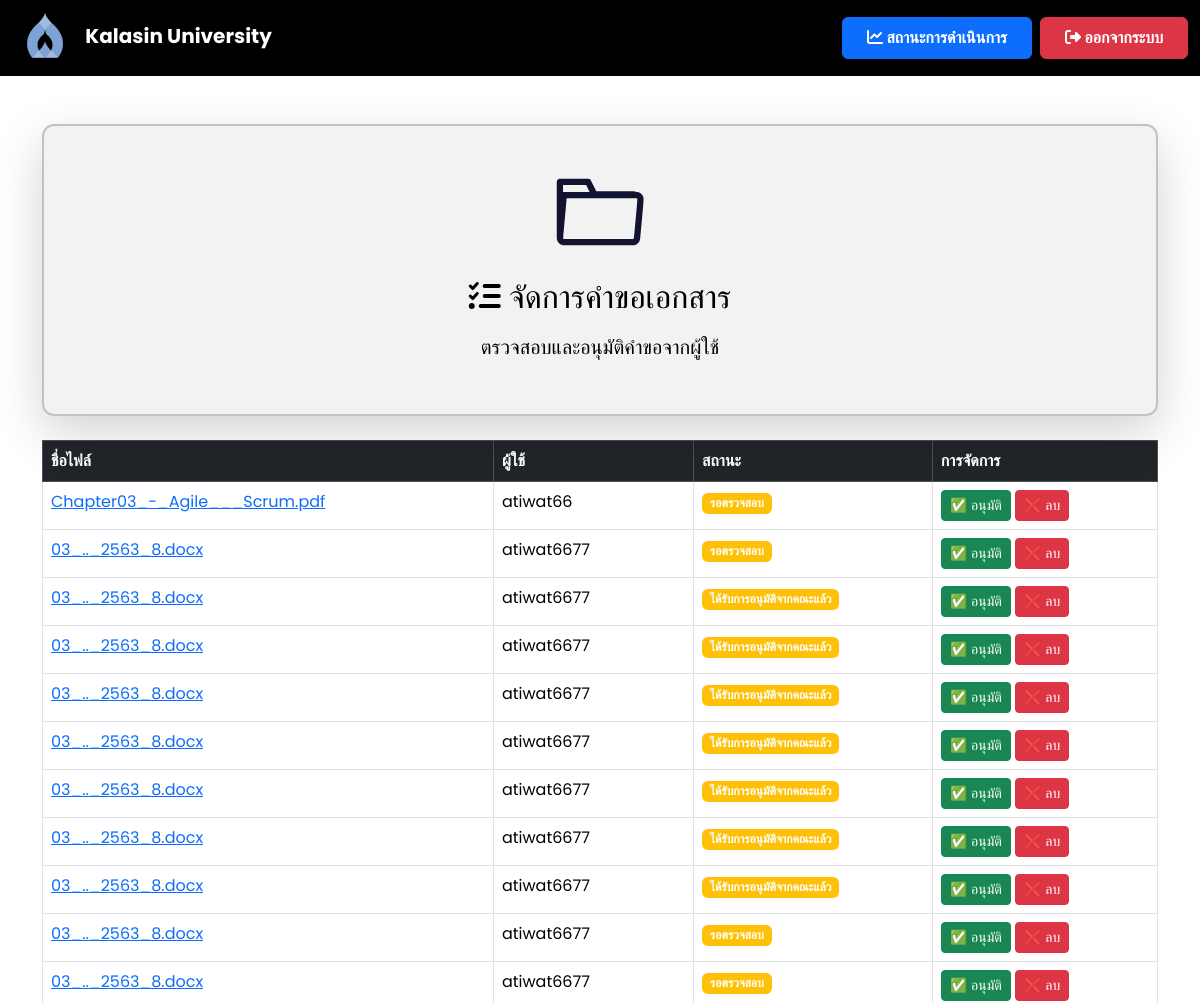
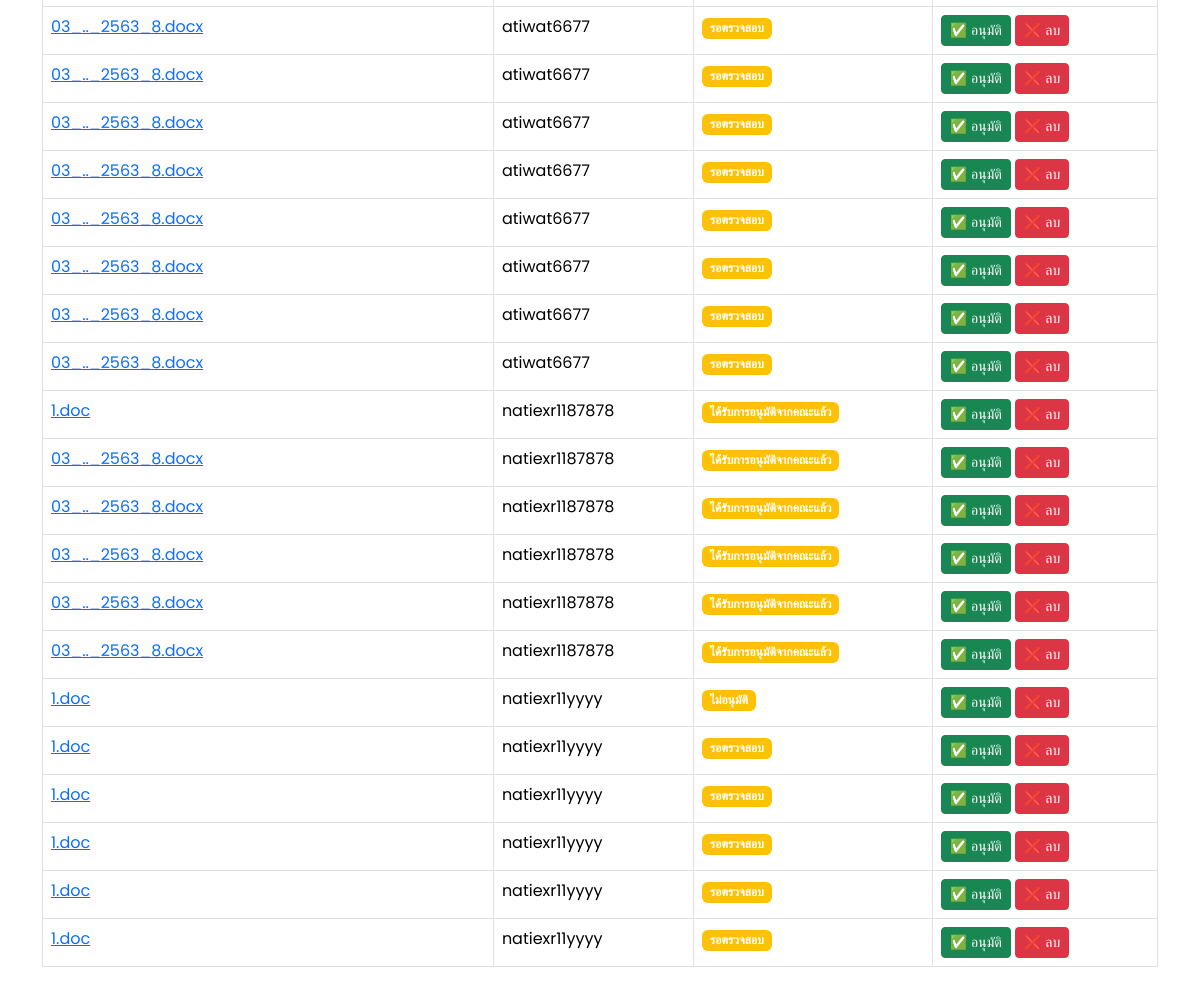
Page /manage_requests (signed in) on the committed database (2 pictures, top to bottom).
### models.py (models this page shows)
class File(db.Model):
    id = db.Column(db.Integer, primary_key=True)
    filename = db.Column(db.String(255), nullable=False)
    file_path = db.Column(db.String(255), nullable=True)
    status = db.Column(db.String(50), nullable=False, default="รอตรวจสอบ")
    comment = db.Column(db.Text, nullable=True)
    user_id = db.Column(db.Integer, db.ForeignKey('user.id'), nullable=False)
    upload_date = db.Column(db.DateTime, default=db.func.current_timestamp())
    review_date = db.Column(db.DateTime, nullable=True)
    approve_date = db.Column(db.DateTime, nullable=True)
    user = db.relationship('User', back_populates='files')

class User(db.Model):
    id = db.Column(db.Integer, primary_key=True)
    username = db.Column(db.String(100), nullable=False, unique=True)
    role = db.Column(db.String(50), nullable=False)
    faculty = db.Column(db.String(100), nullable=True)
    document_requests = db.relationship('DocumentRequest', back_populates='user', lazy=True)
    files = db.relationship('File', back_populates='user', lazy=True)  # ✅ เพิ่มตรงนี้

### app.py (the view)
@app.route('/manage_requests')
def manage_requests():
    if 'user_id' not in session or session.get('role') not in ['admin', 'admin_university']:
        flash("⚠️ กรุณาเข้าสู่ระบบก่อน!", "warning")
        return redirect(url_for('login'))  # ถ้าไม่ได้ login ให้กลับไปหน้า login
    files = File.query.all()
    response = make_response(render_template('manage_requests.html', files=files))
    response.headers['Cache-Control'] = 'no-store, no-cache, must-revalidate, max-age=0'
    response.headers['Pragma'] = 'no-cache'
    response.headers['Expires'] = '0'
    return response

### templates/manage_requests.html (shortened to what this page needs)
<!DOCTYPE html>
<html lang="th">
<head>
    <link href="https://cdn.jsdelivr.net/npm/bootstrap@5.3.3/dist/css/bootstrap.min.css" rel="stylesheet">
    <link rel="stylesheet" href="https://cdnjs.cloudflare.com/ajax/libs/font-awesome/6.4.2/css/all.min.css">
</head>
<body>
    <nav class="navbar navbar-expand-lg navbar-dark">
        <div class="container-fluid">
            <a class="navbar-brand ms-2" href="{{ url_for('faculty_dashboard') }}">
                <img src="{{ url_for('static', filename='images/Kalasin_University_Seal.svg.png') }}"
                     alt="Kalasin University Logo" style="height: 50px; margin-right: 10px;">
                <strong>Kalasin University</strong>
            </a>
            <div class="ms-auto d-flex">
                <a href="{{ url_for('status') }}" class="btn btn-primary fw-bold px-4 py-2 me-2">
                    <i class="fas fa-chart-line"></i> สถานะการดำเนินการ
                </a>
                <a href="{{ url_for('logout') }}" class="btn btn-danger fw-bold px-4 py-2">
                    <i class="fas fa-sign-out-alt"></i> ออกจากระบบ
                </a>
            </div>
        </div>
    </nav>
<div class="container mt-5 d-flex justify-content-center">
    <div class="card shadow-lg" style="width: 1500px;">
        <div class="card-body d-flex flex-column align-items-center text-center">
            <img src="static/images/diiodid.gif" alt="Document Management" class="img-fluid mb-3" style="width: 100px; height: 100px;">
            <div>
                <h2 class="mb-3"><i class="fas fa-tasks"></i> จัดการคำขอเอกสาร</h2>
                <p class="lead">ตรวจสอบและอนุมัติคำขอจากผู้ใช้</p>
            </div>
        </div>
    </div>
</div>
    <div class="container mt-4">
        <table class="table table-bordered mt-3">
            <thead class="table-dark">
                <tr>
                    <th>ชื่อไฟล์</th>
                    <th>ผู้ใช้</th>
                    <th>สถานะ</th>
                    <th>การจัดการ</th>
                </tr>
            </thead>
            <tbody>
                {% for file in files %}
                <tr>
                    <td>
                        <a href="{{ url_for('uploaded_file', filename=file.filename) }}" target="_blank">
                            {{ file.filename }}
                        </a>
                    </td>
                    <td>{{ file.user.username }}</td>
                    <td>
                        <span class="badge {% if file.status == 'อนุมัติแล้ว' %} bg-success {% else %} bg-warning {% endif %}">
                            {{ file.status }}
                        </span>
                    </td>
                    <td>
                        {% if file.status != 'อนุมัติแล้ว' %}
                        <a href="{{ url_for('approve_file', file_id=file.id) }}" class="btn btn-success btn-sm">
                            ✅ อนุมัติ
                        </a>
                        {% endif %}
                        <a href="{{ url_for('delete_file', file_id=file.id) }}" class="btn btn-danger btn-sm"
                           onclick="return confirm('คุณแน่ใจหรือไม่ว่าต้องการลบไฟล์นี้?');">
                            ❌ ลบ
                        </a>
                    </td>
                </tr>
                {% else %}
                <tr>
                    <td colspan="4" class="text-center text-muted">ยังไม่มีคำขอเอกสาร</td>
                </tr>
                {% endfor %}
            </tbody>
        </table>
    </div>
</body>
</html>

### templates/manage_requests.html (style rules this page uses)
body { font-family: 'Poppins', sans-serif; background: white; color: black; }
.navbar { background: #000000; backdrop-filter: blur(10px); }
.card { background: rgba(0, 0, 0, 0.05); color: black; border-radius: 12px; padding: 20px; border: 2px solid rgba(0, 0, 0, 0.2); box-shadow: 0 5px 15px rgba(0, 0, 0, 0.2); }

### rows in the picture
File: filename "Chapter03_-_Agile___Scrum.pdf", user.username "atiwat66", status "รอตรวจสอบ"
File: filename "03_.._2563_8.docx", user.username "atiwat6677", status "รอตรวจสอบ"
File: filename "03_.._2563_8.docx", user.username "atiwat6677", status "ได้รับการอนุมัติจากคณะแล้ว"
File: filename "03_.._2563_8.docx", user.username "atiwat6677", status "ได้รับการอนุมัติจากคณะแล้ว"
File: filename "03_.._2563_8.docx", user.username "atiwat6677", status "ได้รับการอนุมัติจากคณะแล้ว"
File: filename "03_.._2563_8.docx", user.username "atiwat6677", status "ได้รับการอนุมัติจากคณะแล้ว"
File: filename "03_.._2563_8.docx", user.username "atiwat6677", status "ได้รับการอนุมัติจากคณะแล้ว"
File: filename "03_.._2563_8.docx", user.username "atiwat6677", status "ได้รับการอนุมัติจากคณะแล้ว"
File: filename "03_.._2563_8.docx", user.username "atiwat6677", status "ได้รับการอนุมัติจากคณะแล้ว"
File: filename "03_.._2563_8.docx", user.username "atiwat6677", status "รอตรวจสอบ"
File: filename "03_.._2563_8.docx", user.username "atiwat6677", status "รอตรวจสอบ"
File: filename "03_.._2563_8.docx", user.username "atiwat6677", status "รอตรวจสอบ"
File: filename "03_.._2563_8.docx", user.username "atiwat6677", status "รอตรวจสอบ"
File: filename "03_.._2563_8.docx", user.username "atiwat6677", status "รอตรวจสอบ"
File: filename "03_.._2563_8.docx", user.username "atiwat6677", status "รอตรวจสอบ"
File: filename "03_.._2563_8.docx", user.username "atiwat6677", status "รอตรวจสอบ"
File: filename "03_.._2563_8.docx", user.username "atiwat6677", status "รอตรวจสอบ"
File: filename "03_.._2563_8.docx", user.username "atiwat6677", status "รอตรวจสอบ"
File: filename "03_.._2563_8.docx", user.username "atiwat6677", status "รอตรวจสอบ"
File: filename "1.doc", user.username "natiexr1187878", status "ได้รับการอนุมัติจากคณะแล้ว"
File: filename "03_.._2563_8.docx", user.username "natiexr1187878", status "ได้รับการอนุมัติจากคณะแล้ว"
File: filename "03_.._2563_8.docx", user.username "natiexr1187878", status "ได้รับการอนุมัติจากคณะแล้ว"
File: filename "03_.._2563_8.docx", user.username "natiexr1187878", status "ได้รับการอนุมัติจากคณะแล้ว"
File: filename "03_.._2563_8.docx", user.username "natiexr1187878", status "ได้รับการอนุมัติจากคณะแล้ว"
File: filename "03_.._2563_8.docx", user.username "natiexr1187878", status "ได้รับการอนุมัติจากคณะแล้ว"
File: filename "1.doc", user.username "natiexr11yyyy", status "ไม่อนุมัติ"
File: filename "1.doc", user.username "natiexr11yyyy", status "รอตรวจสอบ"
File: filename "1.doc", user.username "natiexr11yyyy", status "รอตรวจสอบ"
File: filename "1.doc", user.username "natiexr11yyyy", status "รอตรวจสอบ"
File: filename "1.doc", user.username "natiexr11yyyy", status "รอตรวจสอบ"
File: filename "1.doc", user.username "natiexr11yyyy", status "รอตรวจสอบ"
